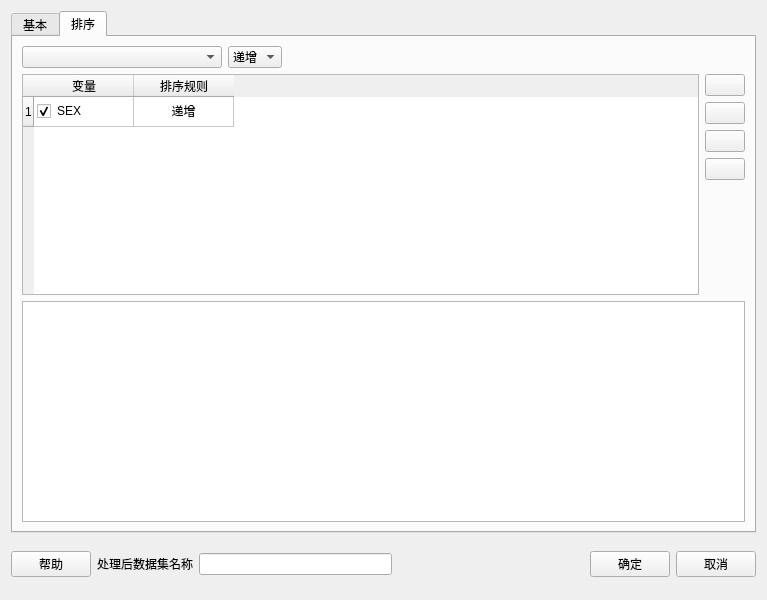
<?xml version="1.0" encoding="UTF-8"?>
<ui version="4.0">
 <class>Form</class>
 <widget class="QWidget" name="Form">
  <property name="geometry">
   <rect>
    <x>0</x>
    <y>0</y>
    <width>767</width>
    <height>600</height>
   </rect>
  </property>
  <property name="maximumSize">
   <size>
    <width>767</width>
    <height>16777215</height>
   </size>
  </property>
  <property name="windowTitle">
   <string>数据-排序</string>
  </property>
  <layout class="QVBoxLayout" name="verticalLayout_13">
   <item>
    <widget class="QTabWidget" name="tabWidget">
     <property name="currentIndex">
      <number>1</number>
     </property>
     <widget class="QWidget" name="tab">
      <attribute name="title">
       <string>基本</string>
      </attribute>
      <layout class="QHBoxLayout" name="horizontalLayout">
       <item>
        <widget class="QWidget" name="widget_2" native="true">
         <property name="maximumSize">
          <size>
           <width>200</width>
           <height>16777215</height>
          </size>
         </property>
         <layout class="QVBoxLayout" name="verticalLayout_7">
          <item>
           <layout class="QVBoxLayout" name="verticalLayout_2">
            <item>
             <widget class="QLabel" name="label_3">
              <property name="text">
               <string>全部变量:</string>
              </property>
             </widget>
            </item>
            <item>
             <widget class="QListWidget" name="listWidget_var"/>
            </item>
           </layout>
          </item>
         </layout>
        </widget>
       </item>
       <item>
        <layout class="QVBoxLayout" name="verticalLayout_4">
         <item>
          <widget class="QPushButton" name="pushButton_add">
           <property name="text">
            <string/>
           </property>
           <property name="icon">
            <iconset resource="../pyqtsource.qrc">
             <normaloff>:/pyqt/source/images/add.svg</normaloff>:/pyqt/source/images/add.svg</iconset>
           </property>
          </widget>
         </item>
         <item>
          <widget class="QPushButton" name="pushButton_delete">
           <property name="text">
            <string/>
           </property>
           <property name="icon">
            <iconset resource="../pyqtsource.qrc">
             <normaloff>:/pyqt/source/images/lc_delete.png</normaloff>:/pyqt/source/images/lc_delete.png</iconset>
           </property>
          </widget>
         </item>
        </layout>
       </item>
       <item>
        <layout class="QVBoxLayout" name="verticalLayout">
         <item>
          <widget class="QLabel" name="label">
           <property name="text">
            <string>已选变量:</string>
           </property>
          </widget>
         </item>
         <item>
          <layout class="QHBoxLayout" name="horizontalLayout_2">
           <item>
            <widget class="QListWidget" name="listWidget_selected"/>
           </item>
           <item>
            <layout class="QVBoxLayout" name="verticalLayout_3">
             <item>
              <widget class="QPushButton" name="pushButton_start_add">
               <property name="maximumSize">
                <size>
                 <width>50</width>
                 <height>16777215</height>
                </size>
               </property>
               <property name="text">
                <string/>
               </property>
               <property name="icon">
                <iconset resource="../pyqtsource.qrc">
                 <normaloff>:/pyqt/source/images/add.svg</normaloff>:/pyqt/source/images/add.svg</iconset>
               </property>
              </widget>
             </item>
             <item>
              <widget class="QPushButton" name="pushButton_start_up">
               <property name="maximumSize">
                <size>
                 <width>50</width>
                 <height>16777215</height>
                </size>
               </property>
               <property name="text">
                <string/>
               </property>
               <property name="icon">
                <iconset resource="../pyqtsource.qrc">
                 <normaloff>:/pyqt/source/images/up1.svg</normaloff>:/pyqt/source/images/up1.svg</iconset>
               </property>
              </widget>
             </item>
             <item>
              <widget class="QPushButton" name="pushButton_start_down">
               <property name="maximumSize">
                <size>
                 <width>50</width>
                 <height>16777215</height>
                </size>
               </property>
               <property name="text">
                <string/>
               </property>
               <property name="icon">
                <iconset resource="../pyqtsource.qrc">
                 <normaloff>:/pyqt/source/images/down1.svg</normaloff>:/pyqt/source/images/down1.svg</iconset>
               </property>
              </widget>
             </item>
             <item>
              <widget class="QPushButton" name="pushButton_start_del">
               <property name="maximumSize">
                <size>
                 <width>50</width>
                 <height>16777215</height>
                </size>
               </property>
               <property name="text">
                <string/>
               </property>
               <property name="icon">
                <iconset resource="../pyqtsource.qrc">
                 <normaloff>:/pyqt/source/images/lc_delete.png</normaloff>:/pyqt/source/images/lc_delete.png</iconset>
               </property>
              </widget>
             </item>
             <item>
              <spacer name="verticalSpacer">
               <property name="orientation">
                <enum>Qt::Vertical</enum>
               </property>
               <property name="sizeHint" stdset="0">
                <size>
                 <width>20</width>
                 <height>40</height>
                </size>
               </property>
              </spacer>
             </item>
            </layout>
           </item>
          </layout>
         </item>
        </layout>
       </item>
      </layout>
     </widget>
     <widget class="QWidget" name="tab_3">
      <attribute name="title">
       <string>排序</string>
      </attribute>
      <layout class="QVBoxLayout" name="verticalLayout_9">
       <item>
        <layout class="QHBoxLayout" name="horizontalLayout_5">
         <item>
          <widget class="QComboBox" name="comboBox_sort_column">
           <property name="minimumSize">
            <size>
             <width>200</width>
             <height>0</height>
            </size>
           </property>
          </widget>
         </item>
         <item>
          <widget class="QComboBox" name="comboBox_sort_condition">
           <item>
            <property name="text">
             <string>递增</string>
            </property>
           </item>
           <item>
            <property name="text">
             <string>递减</string>
            </property>
           </item>
          </widget>
         </item>
         <item>
          <spacer name="horizontalSpacer_2">
           <property name="orientation">
            <enum>Qt::Horizontal</enum>
           </property>
           <property name="sizeHint" stdset="0">
            <size>
             <width>40</width>
             <height>20</height>
            </size>
           </property>
          </spacer>
         </item>
        </layout>
       </item>
       <item>
        <layout class="QHBoxLayout" name="horizontalLayout_6">
         <item>
          <widget class="QTableWidget" name="tableWidget_sort">
           <row>
            <property name="text">
             <string>1</string>
            </property>
           </row>
           <column>
            <property name="text">
             <string>变量</string>
            </property>
           </column>
           <column>
            <property name="text">
             <string>排序规则</string>
            </property>
           </column>
           <item row="0" column="0">
            <property name="text">
             <string>SEX</string>
            </property>
            <property name="checkState">
             <enum>Checked</enum>
            </property>
           </item>
           <item row="0" column="1">
            <property name="text">
             <string>递增</string>
            </property>
            <property name="textAlignment">
             <set>AlignCenter</set>
            </property>
           </item>
          </widget>
         </item>
         <item>
          <layout class="QVBoxLayout" name="verticalLayout_8">
           <item>
            <widget class="QPushButton" name="pushButton_sort_add">
             <property name="maximumSize">
              <size>
               <width>50</width>
               <height>16777215</height>
              </size>
             </property>
             <property name="text">
              <string/>
             </property>
             <property name="icon">
              <iconset resource="../pyqtsource.qrc">
               <normaloff>:/pyqt/source/images/add.svg</normaloff>:/pyqt/source/images/add.svg</iconset>
             </property>
            </widget>
           </item>
           <item>
            <widget class="QPushButton" name="pushButton_sort_up">
             <property name="maximumSize">
              <size>
               <width>50</width>
               <height>16777215</height>
              </size>
             </property>
             <property name="text">
              <string/>
             </property>
             <property name="icon">
              <iconset resource="../pyqtsource.qrc">
               <normaloff>:/pyqt/source/images/up1.svg</normaloff>:/pyqt/source/images/up1.svg</iconset>
             </property>
            </widget>
           </item>
           <item>
            <widget class="QPushButton" name="pushButton_sort_down">
             <property name="maximumSize">
              <size>
               <width>50</width>
               <height>16777215</height>
              </size>
             </property>
             <property name="text">
              <string/>
             </property>
             <property name="icon">
              <iconset resource="../pyqtsource.qrc">
               <normaloff>:/pyqt/source/images/down1.svg</normaloff>:/pyqt/source/images/down1.svg</iconset>
             </property>
            </widget>
           </item>
           <item>
            <widget class="QPushButton" name="pushButton_sort_del">
             <property name="maximumSize">
              <size>
               <width>50</width>
               <height>16777215</height>
              </size>
             </property>
             <property name="text">
              <string/>
             </property>
             <property name="icon">
              <iconset resource="../pyqtsource.qrc">
               <normaloff>:/pyqt/source/images/lc_delete.png</normaloff>:/pyqt/source/images/lc_delete.png</iconset>
             </property>
            </widget>
           </item>
           <item>
            <spacer name="verticalSpacer_2">
             <property name="orientation">
              <enum>Qt::Vertical</enum>
             </property>
             <property name="sizeHint" stdset="0">
              <size>
               <width>20</width>
               <height>40</height>
              </size>
             </property>
            </spacer>
           </item>
          </layout>
         </item>
        </layout>
       </item>
       <item>
        <widget class="QTableWidget" name="tableWidget_sort_preview"/>
       </item>
      </layout>
     </widget>
    </widget>
   </item>
   <item>
    <widget class="QWidget" name="widget_3" native="true">
     <property name="minimumSize">
      <size>
       <width>0</width>
       <height>50</height>
      </size>
     </property>
     <property name="maximumSize">
      <size>
       <width>16777215</width>
       <height>50</height>
      </size>
     </property>
     <layout class="QVBoxLayout" name="verticalLayout_5">
      <property name="leftMargin">
       <number>0</number>
      </property>
      <property name="topMargin">
       <number>0</number>
      </property>
      <property name="rightMargin">
       <number>0</number>
      </property>
      <property name="bottomMargin">
       <number>0</number>
      </property>
      <item>
       <layout class="QHBoxLayout" name="horizontalLayout_3">
        <item>
         <widget class="QPushButton" name="pushButton_help">
          <property name="text">
           <string>帮助</string>
          </property>
         </widget>
        </item>
        <item>
         <widget class="QLabel" name="label_4">
          <property name="text">
           <string>处理后数据集名称</string>
          </property>
         </widget>
        </item>
        <item>
         <widget class="QLineEdit" name="lineEdit_dataset_name"/>
        </item>
        <item>
         <spacer name="horizontalSpacer">
          <property name="orientation">
           <enum>Qt::Horizontal</enum>
          </property>
          <property name="sizeHint" stdset="0">
           <size>
            <width>40</width>
            <height>20</height>
           </size>
          </property>
         </spacer>
        </item>
        <item>
         <widget class="QPushButton" name="pushButton_ok">
          <property name="text">
           <string>确定</string>
          </property>
         </widget>
        </item>
        <item>
         <widget class="QPushButton" name="pushButton_cancel">
          <property name="text">
           <string>取消</string>
          </property>
         </widget>
        </item>
       </layout>
      </item>
     </layout>
    </widget>
   </item>
  </layout>
 </widget>
 <resources>
  <include location="../pyqtsource.qrc"/>
 </resources>
 <connections/>
</ui>
